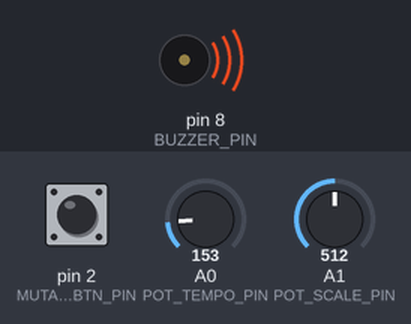
This sketch was run on a simulated Arduino Nano, built with avr-gcc and run on an emulated ATmega328P. Shown: buzzer (waves = sounding). The inputs (shaded band) are chosen by the test bench; at power-on: A1 (POT_SCALE_PIN) = 512, pin 2 (MUTATION_BTN_PIN) HIGH, A0 (POT_TEMPO_PIN) = 153. What the sketch prints to the serial monitor is not drawn.

Above: at 1.2 s.
1.3 s: A1 (POT_SCALE_PIN) set to 716
4.2 s: pin 2 (MUTATION_BTN_PIN) pulled LOW for 0.15 s
7.7 s: pin 2 (MUTATION_BTN_PIN) pulled LOW for 1 s
12.0 s: A1 (POT_SCALE_PIN) set to 900
Timing chart, 0 to 19.6 s (numbered marks = the images above; inputs shaded):
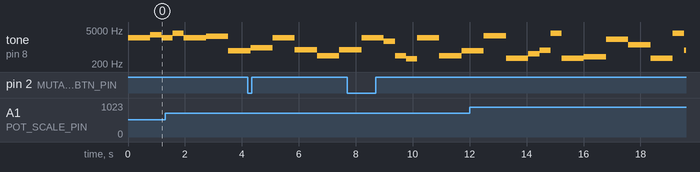

Measured:
- by itself, tone on pin 8 (BUZZER_PIN): plays 2960 Hz for 0.78 s, 349 Hz for 0.78 s, 523 Hz for 0.39 s, 740 Hz for 0.39 s, 3729 Hz for 0.39 s, 349 Hz for 0.78 s … (12 notes in this stretch)

The sketch:

firmware.ino
```cpp
#include <Arduino.h>

#include "src/Somnia.h"

// Hardware Pin Configuration
#if defined(ESP32)
const uint8_t BUZZER_PIN = 25;      // DAC1 / GPIO 25
const uint8_t MUTATION_BTN_PIN = 4; // GPIO 4
const uint8_t POT_TEMPO_PIN = 34;   // ADC1_CH6
const uint8_t POT_SCALE_PIN = 35;   // ADC1_CH7
const uint8_t POT_SEED_PIN = 32;    // ADC1_CH4
#elif defined(ARDUINO_ARCH_RP2040) || defined(PICO_RP2040) || defined(ARDUINO_RASPBERRY_PI_PICO)
const uint8_t BUZZER_PIN = 15;      // GPIO 15
const uint8_t MUTATION_BTN_PIN = 2; // GPIO 2
const uint8_t POT_TEMPO_PIN = A0;   // GPIO 26 / ADC0
const uint8_t POT_SCALE_PIN = A1;   // GPIO 27 / ADC1
const uint8_t POT_SEED_PIN = A2;    // GPIO 28 / ADC2
#else // Standard AVR (Arduino Uno / Nano)
const uint8_t BUZZER_PIN = 8;
const uint8_t MUTATION_BTN_PIN = 2; // External hardware interrupt pin for live seed mutation
const uint8_t POT_TEMPO_PIN = A0;   // Analog pot for tempo (BPM)
const uint8_t POT_SCALE_PIN = A1;   // Analog pot for scale selection
const uint8_t POT_SEED_PIN = A2;    // Analog pot for seed offset
#endif

// Enable hardware MIDI output over TX pin (31250 baud)
#define ENABLE_MIDI_SERIAL 0

ScaleEngine scaleEngine;
PatternEngine patternEngine;
SequenceEngine sequenceEngine(scaleEngine, patternEngine);
BuzzerAudioOutput audio(BUZZER_PIN);
SerialMidiOutput midiOut(Serial);
MidiClockGenerator midiClock;

// Physical analog input smoothing and hysteresis protection
static EmaFilter<3> tempoFilter;
static HysteresisSelector<10, 1023, 12> scaleSelector;

#ifdef ARDUINO
static EepromStorageBackend eepromBackend;
static StorageManager storage(eepromBackend);
#endif

static uint32_t activeSeed = 54321;
static StreamStateQ8 state{};
static uint16_t currentBpm = 120;
static ScaleType currentScale = ScaleType::MinorPentatonic;

// Soft takeover: preserve loaded EEPROM preset until the user physically turns the knobs
static bool presetBpmLocked = false;
static bool presetScaleLocked = false;
static uint16_t initialPotTempo = 0;
static uint16_t initialPotScale = 0;

void sendMidiNoteOn(uint8_t note, uint8_t velocity) {
#if ENABLE_MIDI_SERIAL
    midiOut.noteOn(note, velocity);
#endif
}

void sendMidiNoteOff(uint8_t note) {
#if ENABLE_MIDI_SERIAL
    midiOut.noteOff(note);
#endif
}

void setup() {
#if defined(ESP32)
    analogReadResolution(10); // Standardize ESP32 ADC to 10-bit (0..1023)
#endif

#if ENABLE_MIDI_SERIAL
    midiOut.begin();
    midiClock.start(midiOut, ::micros());
#else
    Serial.begin(115200);
    uint32_t serialStart = ::millis();
    // Non-blocking timeout: do not hang standalone Pico or ESP32-S2 powered without USB PC host
    while (!Serial && (::millis() - serialStart < 2500)) {
        ;
    }
    Serial.println(F("✦ SOMNIA HW-v0.6 Initialized"));
    Serial.println(F("Deterministic O(1) Procedural Sound Core"));
#endif

    // Setup mutation/preset button with internal pull-up
    pinMode(MUTATION_BTN_PIN, INPUT_PULLUP);

#ifdef ARDUINO
    eepromBackend.begin(sizeof(SomniaConfig));
    SomniaConfig loadedCfg{};
    if (storage.load(loadedCfg)) {
        activeSeed = loadedCfg.savedSeed;
        currentBpm = loadedCfg.defaultBpm;
        currentScale = static_cast<ScaleType>(loadedCfg.defaultScale);

        // Soft takeover: lock preset values until potentiometer knob turns past deadband
        presetBpmLocked = true;
        presetScaleLocked = true;
        initialPotTempo = analogRead(POT_TEMPO_PIN);
        initialPotScale = analogRead(POT_SCALE_PIN);

#if !ENABLE_MIDI_SERIAL
        Serial.print(F("✦ Restored Preset from EEPROM | Seed: "));
        Serial.print(activeSeed);
        Serial.print(F(" | BPM: "));
        Serial.print(currentBpm);
        Serial.print(F(" | Scale: "));
        Serial.println(static_cast<uint8_t>(currentScale));
#endif
    } else {
        // Randomize initial seed if analog noise pin is floating and no EEPROM preset
        activeSeed ^= (static_cast<uint32_t>(analogRead(POT_SEED_PIN)) << 8);
    }
#else
    activeSeed ^= (static_cast<uint32_t>(analogRead(POT_SEED_PIN)) << 8);
#endif
}

void loop() {
    uint32_t currentMillis = ::millis();

#if ENABLE_MIDI_SERIAL
    midiClock.update(midiOut, ::micros());
#endif

    // Debounced button state machine: short press = mutate seed, hold >= 1.5s = save preset to
    // EEPROM
    static bool lastBtnState = HIGH;
    static uint32_t btnPressTime = 0;
    static bool longPressHandled = false;

    bool btnState = digitalRead(MUTATION_BTN_PIN);
    if (lastBtnState == HIGH && btnState == LOW) {
        btnPressTime = currentMillis;
        longPressHandled = false;
    } else if (btnState == LOW && !longPressHandled) {
        if (currentMillis - btnPressTime >= 1500) {
#ifdef ARDUINO
            SomniaConfig cfg;
            cfg.savedSeed = activeSeed;
            cfg.defaultBpm = currentBpm;
            cfg.defaultScale = static_cast<uint8_t>(currentScale);
            storage.save(cfg);
#if !ENABLE_MIDI_SERIAL
            Serial.println(F("[PRESET SAVED TO EEPROM]"));
#endif
#endif
            longPressHandled = true;
        }
    } else if (lastBtnState == LOW && btnState == HIGH) {
        if (!longPressHandled && (currentMillis - btnPressTime > 40)) {
            // Short press (debounced): mutate active seed
            activeSeed = activeSeed * 1664525u + 1013904223u;
#if !ENABLE_MIDI_SERIAL
            Serial.print(F("[MUTATED SEED: "));
            Serial.print(activeSeed);
            Serial.println(F("]"));
#endif
        }
    }
    lastBtnState = btnState;

    // Stateful hardware polling loop
    audio.update(currentMillis);

    static uint8_t activeMidiNote = 0;
    static bool midiNoteActive = false;

    // Cooperative scheduling: if audio is still busy playing a note, continue polling
    if (audio.isBusy()) {
        return;
    }

    // Previous note has ended, send MIDI Note Off if active
    if (midiNoteActive) {
        sendMidiNoteOff(activeMidiNote);
        midiNoteActive = false;
    }

    static uint32_t lastNoteEndTime = 0;
    static bool resting = false;
    constexpr uint32_t restDuration = 60; // 60ms breathing space between notes

    if (resting) {
        if (currentMillis - lastNoteEndTime < restDuration) {
            return;
        }
        resting = false;
    }

    // Read potentiometer inputs with digital low-pass filtering and hysteresis protection
    uint16_t rawTempo = analogRead(POT_TEMPO_PIN);
    uint16_t rawScale = analogRead(POT_SCALE_PIN);

    // Soft takeover: preserve loaded EEPROM preset until knob is intentionally turned (>30 counts)
    if (presetBpmLocked) {
        int diff = static_cast<int>(rawTempo) - static_cast<int>(initialPotTempo);
        if (diff < -30 || diff > 30) {
            presetBpmLocked = false;
        }
    }
    if (!presetBpmLocked) {
        uint16_t filteredTempo = tempoFilter.update(rawTempo);
        uint16_t bpm = map(filteredTempo, 0, 1023, 60, 180);
        currentBpm = bpm;
    }

    static uint16_t lastBpm = 0;
    if (currentBpm != lastBpm) {
        lastBpm = currentBpm;
#if ENABLE_MIDI_SERIAL
        midiClock.setBpm(currentBpm);
#endif
    }

    if (presetScaleLocked) {
        int diff = static_cast<int>(rawScale) - static_cast<int>(initialPotScale);
        if (diff < -30 || diff > 30) {
            presetScaleLocked = false;
        }
    }
    if (!presetScaleLocked) {
        uint8_t scaleIndex = scaleSelector.update(rawScale);
        currentScale = static_cast<ScaleType>(scaleIndex);
    }

    // 0.25 in Q8.8 fixed-point (256 * 0.25 = 64)
    constexpr int32_t timeStepQ8 = 64;

    // Evaluate next note on-the-fly with constant O(1) memory and pure integer arithmetic
    NoteEvent event = sequenceEngine.nextEventQ8(
        state, timeStepQ8, currentScale, activeSeed, 0, currentBpm, true);

#if !ENABLE_MIDI_SERIAL
    Serial.print(F("NOTE: "));
    Serial.print(event.label.data());
    Serial.print(F(" | MIDI: "));
    Serial.print(event.midi_note);
    Serial.print(F(" | Freq: "));
    Serial.print(event.frequency);
    Serial.print(F("Hz | Dur: "));
    Serial.print(event.duration_ms);
    Serial.print(F("ms | Vel: "));
    Serial.print(event.velocity);
    Serial.print(F(" | BPM: "));
    Serial.println(currentBpm);
#endif

    if (!event.is_rest && event.frequency > 0) {
        audio.playTone(event.frequency, event.duration_ms);
        sendMidiNoteOn(event.midi_note, event.velocity);
        activeMidiNote = event.midi_note;
        midiNoteActive = true;
    } else {
        resting = true;
        lastNoteEndTime = currentMillis;
    }
}
```

Somnia.h
```cpp
#pragma once

/**
 * @file Somnia.h
 * @brief Master header for the Somnia Arduino / PlatformIO embedded library.
 *
 * Provides deterministic zero-allocation procedural audio generation,
 * 12-TET tuning lookup tables, ADSR envelopes, polyphonic mixing,
 * and hardware abstraction drivers (Buzzer, I2S, MIDI, Analog Filters, Storage).
 */

#include "adsr_envelope.hpp"
#include "analog_filter.hpp"
#include "arduino_audio_output.hpp"
#include "i2s_audio_output.hpp"
#include "pattern_engine.hpp"
#include "polyphonic_mixer.hpp"
#include "scale_engine.hpp"
#include "sequence_engine.hpp"
#include "somnia_compat.hpp"
#include "somnia_midi.hpp"
#include "somnia_storage.hpp"
#include "somnia_usb_midi.hpp"
```

adsr_envelope.hpp
```cpp
#pragma once

#ifdef ARDUINO
#include <stdint.h>
#else
#include <cstdint>
#endif

// Four-stage Envelope State Machine
enum class EnvelopeState : uint8_t { Idle = 0, Attack, Decay, Sustain, Release };

// Pure integer fixed-point (Q8.8) ADSR envelope generator
// Eliminates audible clicks, pops, and provides dynamic amplitude shaping in zero heap memory
class AdsrEnvelope {
public:
    struct Parameters {
        uint16_t attack_ms;    // Attack time: ramp up from 0 to peak
        uint16_t decay_ms;     // Decay time: drop from peak to sustain
        uint8_t sustain_level; // Sustain amplitude level [0..255] (Q8: 190 ≈ 0.75)
        uint16_t release_ms;   // Release time: fade from sustain to 0

        Parameters() : attack_ms(15), decay_ms(35), sustain_level(190), release_ms(60) {
        }
        Parameters(uint16_t a, uint16_t d, uint8_t s, uint16_t r)
            : attack_ms(a), decay_ms(d), sustain_level(s), release_ms(r) {
        }
    };

    AdsrEnvelope() : m_params() {
    }

    explicit AdsrEnvelope(const Parameters& params) : m_params(params) {
    }

    // Trigger note onset
    void noteOn(uint8_t velocity = 100) {
        m_velocity = velocity;
        m_state = EnvelopeState::Attack;
        m_elapsedMs = 0;
        m_levelQ8 = 0;
        m_active = true;
    }

    // Trigger note release
    void noteOff() {
        if (m_state != EnvelopeState::Idle) {
            m_state = EnvelopeState::Release;
            m_elapsedMs = 0;
            m_releaseStartLevel = m_levelQ8;
        }
    }

    // Advance envelope time by deltaMs (called periodically or per buffer)
    void advance(uint16_t deltaMs) {
        if (!m_active || m_state == EnvelopeState::Idle) {
            return;
        }

        m_elapsedMs += deltaMs;

        switch (m_state) {
            case EnvelopeState::Attack: {
                if (m_params.attack_ms == 0 || m_elapsedMs >= m_params.attack_ms) {
                    m_levelQ8 = 255;
                    m_state = EnvelopeState::Decay;
                    m_elapsedMs = 0;
                } else {
                    // Linear ramp: 0 -> 255
                    m_levelQ8 = static_cast<uint8_t>((static_cast<uint32_t>(m_elapsedMs) * 255) /
                                                     m_params.attack_ms);
                }
                break;
            }
            case EnvelopeState::Decay: {
                if (m_params.decay_ms == 0 || m_elapsedMs >= m_params.decay_ms) {
                    m_levelQ8 = m_params.sustain_level;
                    m_state = EnvelopeState::Sustain;
                    m_elapsedMs = 0;
                } else {
                    // Ramp down from 255 -> sustain_level
                    uint32_t delta = 255 - m_params.sustain_level;
                    uint32_t drop =
                        (static_cast<uint32_t>(m_elapsedMs) * delta) / m_params.decay_ms;
                    m_levelQ8 = static_cast<uint8_t>(255 - drop);
                }
                break;
            }
            case EnvelopeState::Sustain: {
                m_levelQ8 = m_params.sustain_level;
                break;
            }
            case EnvelopeState::Release: {
                if (m_params.release_ms == 0 || m_elapsedMs >= m_params.release_ms) {
                    m_levelQ8 = 0;
                    m_state = EnvelopeState::Idle;
                    m_active = false;
                } else {
                    // Ramp down from releaseStartLevel -> 0
                    uint32_t drop = (static_cast<uint32_t>(m_elapsedMs) * m_releaseStartLevel) /
                                    m_params.release_ms;
                    m_levelQ8 = (drop >= m_releaseStartLevel)
                                    ? 0
                                    : static_cast<uint8_t>(m_releaseStartLevel - drop);
                }
                break;
            }
            case EnvelopeState::Idle:
            default:
                m_levelQ8 = 0;
                m_active = false;
                break;
        }
    }

    // Calculates current amplitude multiplier [0..255] scaled by velocity
    [[nodiscard]] uint8_t getLevel() const {
        if (!m_active) {
            return 0;
        }
        // Multiply Q8 level with velocity [0..127] -> result [0..255]
        return static_cast<uint8_t>((static_cast<uint32_t>(m_levelQ8) * m_velocity) / 127);
    }

    [[nodiscard]] bool isActive() const {
        return m_active;
    }

    [[nodiscard]] EnvelopeState getState() const {
        return m_state;
    }

    void setParameters(const Parameters& params) {
        m_params = params;
    }

private:
    Parameters m_params;
    EnvelopeState m_state = EnvelopeState::Idle;
    uint8_t m_velocity = 100;
    uint8_t m_levelQ8 = 0;
    uint8_t m_releaseStartLevel = 0;
    uint32_t m_elapsedMs = 0;
    bool m_active = false;
};
```

analog_filter.hpp
```cpp
#pragma once

#ifdef ARDUINO
#include <Arduino.h>
#include <stdint.h>
#else
#include <cstddef>
#include <cstdint>
#endif

// Exponential Moving Average (EMA) Digital Low-Pass Filter
// Pure integer arithmetic with power-of-two alpha factor (alpha = 1 / (2^Shift))
// O(1) execution time, zero float, zero heap allocations.
template <uint8_t Shift = 3>
class EmaFilter {
public:
    constexpr explicit EmaFilter(uint16_t initialValue = 0) noexcept
        : m_value(static_cast<int32_t>(initialValue) << 8), m_initialized(initialValue != 0) {
    }

    // Process new raw ADC sample and return smoothed integer reading
    uint16_t update(uint16_t rawValue) noexcept {
        int32_t inputScaled = static_cast<int32_t>(rawValue) << 8;
        if (!m_initialized) {
            m_value = inputScaled;
            m_initialized = true;
            return rawValue;
        }

        // y[n] = y[n-1] + (x[n] - y[n-1]) >> Shift
        int32_t diff = inputScaled - m_value;
        m_value += (diff >> Shift);

        // Return rounded value (+128 for 0.5 round in Q8)
        int32_t rounded = (m_value + 128) >> 8;
        if (rounded < 0) {
            return 0;
        }
        return static_cast<uint16_t>(rounded);
    }

    void reset(uint16_t initialValue) noexcept {
        m_value = static_cast<int32_t>(initialValue) << 8;
        m_initialized = true;
    }

    [[nodiscard]] uint16_t getValue() const noexcept {
        int32_t rounded = (m_value + 128) >> 8;
        if (rounded < 0) {
            return 0;
        }
        return static_cast<uint16_t>(rounded);
    }

    [[nodiscard]] bool isInitialized() const noexcept {
        return m_initialized;
    }

private:
    int32_t m_value = 0;
    bool m_initialized = false;
};

// Hysteresis Selector for Discrete Modal Controls (Scales, Modes, Waveforms)
// Eliminates rapid toggling/chattering near boundary thresholds due to ADC noise.
template <uint8_t NumStates, uint16_t AdcMax = 1023, uint16_t Hysteresis = 12>
class HysteresisSelector {
    static_assert(NumStates > 1, "NumStates must be greater than 1");

public:
    constexpr explicit HysteresisSelector(uint8_t initialState = 0) noexcept
        : m_currentState(initialState < NumStates ? initialState : 0) {
    }

    // Update state based on raw ADC reading with deadband hysteresis protection
    uint8_t update(uint16_t rawValue) noexcept {
        if (rawValue > AdcMax) {
            rawValue = AdcMax;
        }

        constexpr uint32_t bucketSize = (static_cast<uint32_t>(AdcMax) + 1U) / NumStates;

        if (!m_initialized) {
            uint32_t rawState = static_cast<uint32_t>(rawValue) / bucketSize;
            if (rawState >= NumStates) {
                rawState = NumStates - 1U;
            }
            m_currentState = static_cast<uint8_t>(rawState);
            m_initialized = true;
            return m_currentState;
        }

        // Check transition upwards: must exceed threshold + hysteresis
        while (m_currentState < (NumStates - 1U)) {
            uint32_t upperThreshold = static_cast<uint32_t>(m_currentState + 1U) * bucketSize;
            if (static_cast<uint32_t>(rawValue) >= (upperThreshold + Hysteresis)) {
                m_currentState++;
            } else {
                break;
            }
        }

        // Check transition downwards: must fall below threshold - hysteresis
        while (m_currentState > 0) {
            uint32_t lowerThreshold = static_cast<uint32_t>(m_currentState) * bucketSize;
            if (lowerThreshold >= Hysteresis &&
                static_cast<uint32_t>(rawValue) <= (lowerThreshold - Hysteresis)) {
                m_currentState--;
            } else {
                break;
            }
        }

        return m_currentState;
    }

    [[nodiscard]] uint8_t getState() const noexcept {
        return m_currentState;
    }

    void setState(uint8_t state) noexcept {
        if (state < NumStates) {
            m_currentState = state;
            m_initialized = true;
        }
    }

    [[nodiscard]] bool isInitialized() const noexcept {
        return m_initialized;
    }

private:
    uint8_t m_currentState = 0;
    bool m_initialized = false;
};
```

Source omitted: arduino_audio_output.hpp (1252 bytes), audio_output.hpp (1396 bytes), i2s_audio_output.hpp (2989 bytes), pattern_engine.cpp (5590 bytes), pattern_engine.hpp (1265 bytes), polyphonic_mixer.hpp (4934 bytes), scale_engine.cpp (10903 bytes), scale_engine.hpp (4906 bytes), sequence_engine.cpp (6842 bytes), sequence_engine.hpp (5919 bytes), somnia_compat.hpp (2506 bytes), somnia_midi.hpp (4791 bytes) and 2 more
